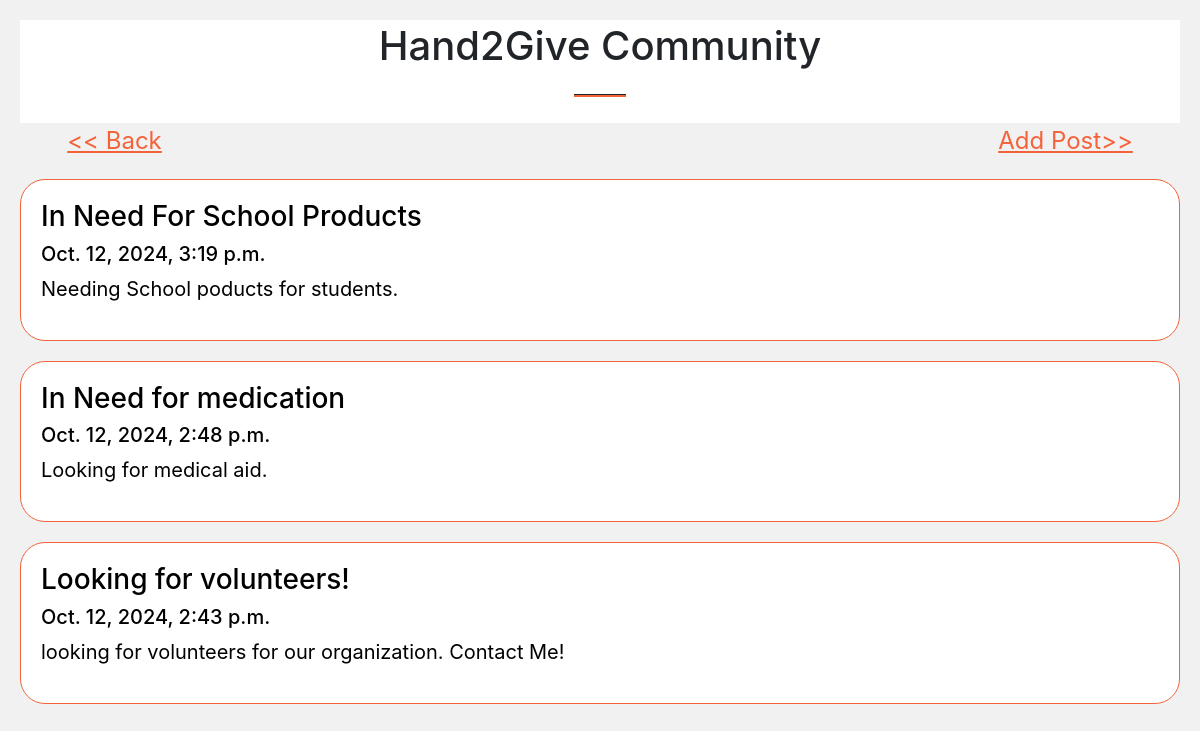
The app's page /blogs/ with its own data.
### members/models.py (models this page shows)
class Post(models.Model):
    title = models.CharField(max_length=100)
    body = models.CharField(max_length=1000000)
    created_at = models.DateTimeField(default=datetime.now, blank=True)

### members/views.py (the view)
# urls.py: path('blogs/', views.blogs, name='blogs'),
def blogs(request):
    posts = Post.objects.all()
    return render(request, 'blogs.html', {'posts': posts})

### templates/blogs.html (shortened to what this page needs)
<!DOCTYPE html>
{%load static%}
<html>
<head>
<link href="https://cdn.jsdelivr.net/npm/bootstrap@5.3.3/dist/css/bootstrap.min.css" rel="stylesheet">
<link href="{% static 'css/styles.css' %}" rel="stylesheet">
</head>
<body>
<div class="header">
  <h1> Hand2Give Community </h1>
  <hr class="divider" />
</div>
<div class="row"  >
  <a href="{% url 'form' %}" class="back"> << Back </a>
  <a href="{% url 'posting' %}"  class="add">   Add Post>></a>
  </div>
  <div class="row>">
  <div class="leftcolumn">
    {% for post in posts reversed %}
    <div class="card">
      <a style="text-decoration: none; color: black;" href="/post/{{post.id}}">
        <h3>{{post.title}}</h3>
        <h5>{{post.created_at}}</h5>
        <p>{{post.body|truncatewords:20}}</p>
      </a>
    </div>
    {% endfor %}
  </div>
</div>
</body>
</html>

### templates/blogs.html (style rules this page uses)
* { box-sizing: border-box; }
body { padding: 20px; background: #f1f1f1; }
.header { padding: 2px; font-size: 40px; text-align: center; background: white; }
.leftcolumn { float: left; width: 100%; }
.card { text-align: left; background-color: white; padding: 20px; margin-top: 20px; border-color:#f4623a; border-radius: 25px; }
.row:after { content: ""; display: table; clear: both; }
p { font-size: 15pt; }
.add { font-size: 18pt; text-align: right; padding-right:5%; width:50%; }
.back { font-size: 18pt; text-align: left; width:50%; padding-left:5%; }

### records on screen
Post: title "In Need For School Products", created_at "Oct. 12, 2024, 3:19 p.m.", body "Needing School poducts for students."
Post: title "In Need for medication", created_at "Oct. 12, 2024, 2:48 p.m.", body "Looking for medical aid."
Post: title "Looking for volunteers!", created_at "Oct. 12, 2024, 2:43 p.m.", body "looking for volunteers for our organization. Contact Me!"
